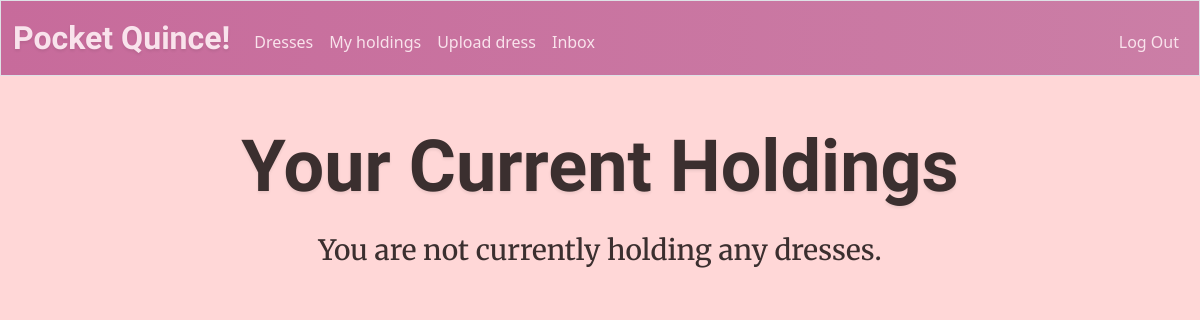
Before: /holdings (signed in) with the older database file.
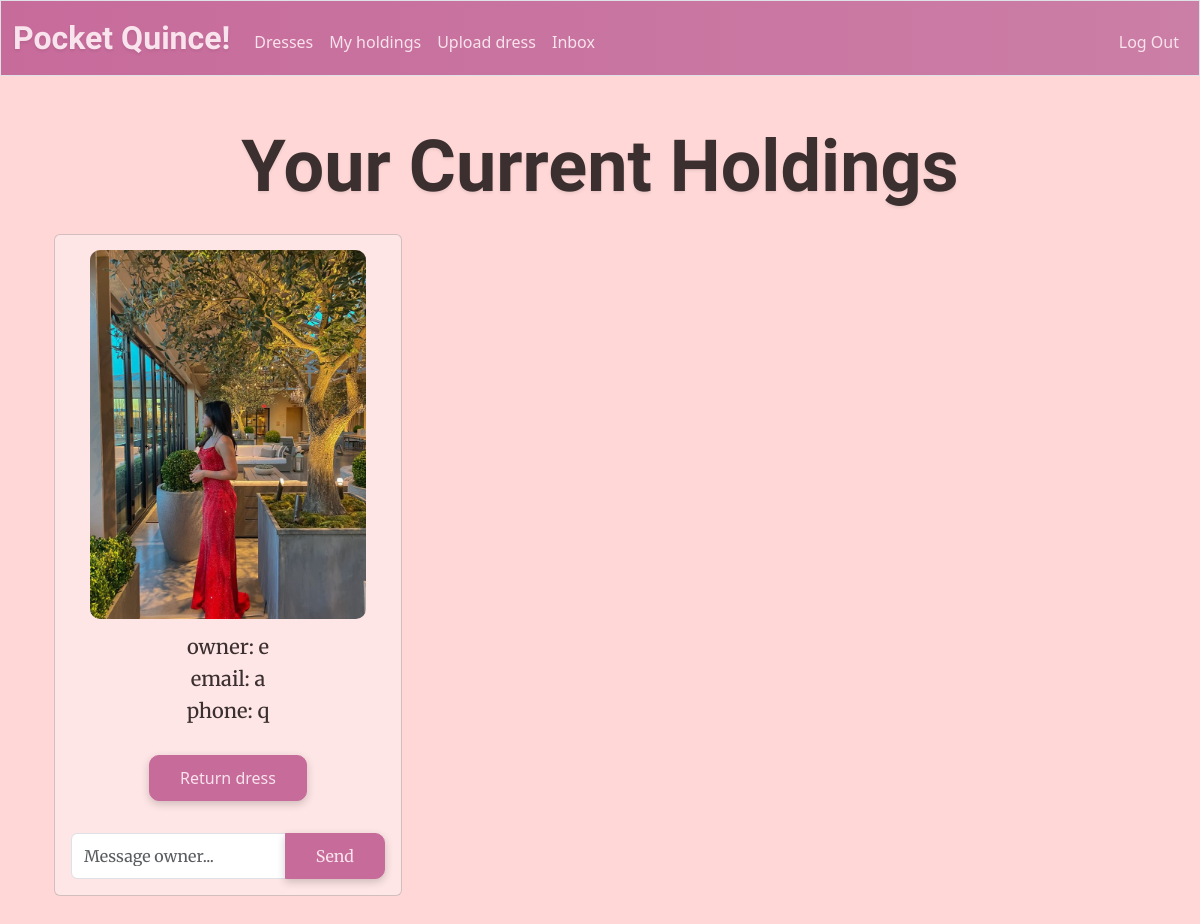
After: the same page with the newer database file.
### tables this page shows
CREATE TABLE holdings (
id INTEGER PRIMARY KEY AUTOINCREMENT NOT NULL,
user_id INTEGER NOT NULL,
dress_id INTEGER NOT NULL,
rent_start TEXT NOT NULL DEFAULT CURRENT_TIMESTAMP,
rent_end TEXT,
FOREIGN KEY (user_id) REFERENCES users(id),
FOREIGN KEY (dress_id) REFERENCES dresses(id)
);

CREATE TABLE dresses (
    id INTEGER PRIMARY KEY AUTOINCREMENT,
    size TEXT NOT NULL,
    color TEXT NOT NULL,
    owner INTEGER NOT NULL,
    image_url TEXT,
    time_posted TEXT NOT NULL DEFAULT CURRENT_TIMESTAMP,
    FOREIGN KEY (owner) REFERENCES users(id)
);

### app.py (the view)
@app.route("/holdings")
@login_required
def holdings():
    db = get_db() # Establish database connection to wardrobe.db
    holdingBuffer = db.execute("SELECT * FROM dresses JOIN holdings as h on dresses.id = h.dress_id WHERE h.user_id = ? AND h.rent_end IS NULL ORDER BY h.rent_start DESC", (session["user_id"],)).fetchall()
    holdings = [] # Empty list for all rented dresses
    for holding in holdingBuffer:
        holding = dict(holding)  # Convert Row object to dictionary not readonly to allow changes
        holding["owner_id"] = holding["owner"]
        owner = db.execute("SELECT username, email, phone FROM users WHERE id = ?", (holding["owner"],)).fetchone()
        holding["owner_name"] = owner["username"]
        holding["owner_email"] = owner["email"]
        holding["owner_phone"] = owner["phone"]
        holdings.append(holding) # Add updated dictionary to list
    return render_template("holdings.html", holdings=holdings)

### app.py (called while the page is built)
def get_db():
    if "db" not in g: # Check if database connection already exists
        g.db = sqlite3.connect(DATABASE) # Open database and store connection for reuse
        g.db.row_factory = sqlite3.Row # Enable dictionary-like row access for reading
    return g.db # Return database connection

@app.after_request
def after_request(response):
    response.headers["Cache-Control"] = "no-cache, no-store, must-revalidate"
    response.headers["Expires"] = 0
    response.headers["Pragma"] = "no-cache"
    return response

### help.py (called while the page is built)
def login_required(f):
    @wraps(f)
    def decorated_function(*args, **kwargs):
        if session.get("user_id") is None:
            return redirect("/login")
        return f(*args, **kwargs)
    return decorated_function

### templates/holdings.html (shortened to what this page needs)
{% extends "layout.html" %}
{% block main %}
    <h1 class = "imperial mb-4">Your Current Holdings</h1>
    {% if holdings|length == 0 %}
        <h3 class = "body-font">You are not currently holding any dresses.</h3>
    {% else %}
        <div class="container">
            <div class="row">
                {% for dress in holdings %}
                    <div class = "col-md-4 mb-4">
                        <div class = "card dress-card">
                            <img class = "catalogImage mx-auto d-block" src = "{{ dress['image_url'] }}" alt = "Dress image">
                            <div class = "card-body">
                                <h5 class = "body-font">{{ "owner: " + dress["owner_name"] }}</h5>
                                <h5 class = "body-font">{{ "email: " + dress["owner_email"]}}</h5>
                                <h5 class = "body-font">{{ "phone: " + dress["owner_phone"]}}</h5>
                                <form action = "/returnDress" method = "post">
                                    <br>
                                    <button class="btn btn-primary" type="submit">Return dress</button>
                                </form>
                                <br>
                                <form action="/messages" method="post" class="mt-2">
                                    <div class="input-group">
                                        <input type="text" name="body" class="form-control body-font" placeholder="Message owner..." required>
                                        <button type="submit" class="btn btn-primary btn-sm body-font">Send</button>
                                    </div>
                                </form>
                            </div>
                        </div>
                    </div>
                {% endfor %}
            </div>
        </div>
    {% endif %}
{% endblock %}

### templates/layout.html (shortened to what this page needs)
<!DOCTYPE html>
<html lang="en">
    <head>
        <link href="https://cdn.jsdelivr.net/npm/bootstrap@5.3.3/dist/css/bootstrap.min.css" rel="stylesheet">
        <link href="{{ url_for('static', filename='style.css') }}" rel="stylesheet">
    </head>
    <body>
        <nav class=" border navbar navbar-expand-md">
            <div class="container-fluid">
                <a id = "navTitle" class="navbar-brand imperial"  href="/"><span>Pocket Quince!</span></a>
                <div class="collapse navbar-collapse" id="navbar">
                    {% if session["user_id"] %}
                        <ul class="navbar-nav me-auto mt-2">
                            <li class="nav-item"><a class="nav-link" href="/catalog">Dresses</a></li>
                            <li class="nav-item"><a class="nav-link" href="/holdings">My holdings</a></li>
                            <li class="nav-item"><a class="nav-link" href="/upload">Upload dress</a></li>
                            <li class="nav-item"><a class="nav-link" href="/messages">Inbox</a></li>
                        </ul>
                        <ul class="navbar-nav ms-auto mt-2">
                            <li class="nav-item"><a class="nav-link" href="/logout">Log Out</a></li>
                        </ul>
                    {% else %}
                        <ul class="navbar-nav ms-auto mt-2">
                            <li class="nav-item"><a class="nav-link" href="/register">Register</a></li>
                            <li class="nav-item"><a class="nav-link" href="/login">Log In</a></li>
                        </ul>
                    {% endif %}
                </div>
            </div>
        </nav>
        <main class="container py-5 text-center">
            {% block main %}{% endblock %}
        </main>
    </body>
</html>

### static/style.css (style rules this page uses)
body { background-color: #FFD7D7; }
.imperial { font-family: 'Imperial Script', cursive; text-shadow: 0px 2px 3px rgba(0,0,0,0.08); font-weight: 700; font-size: 450%; color: #3B2F2F; }
.body-font { font-family: 'Merriweather', serif; color: #3B2F2F }
.btn-primary { background-color: #C76B9B; color: #F9E3EC; border-color: #C76B9B; font-size: 1rem; border-radius: 10px; padding: 10px 30px; box-shadow: 0px 3px 8px rgba(0, 0, 0, 0.2); }
#navTitle { color: #F9E3EC; }
.nav-link { color: #F9E3EC; }
nav .navbar-brand { font-size: xx-large; }
.navbar { background: linear-gradient(to right, #C76B9B, #cb7ea6) }
.catalogImage { width: 80%; height: 80%; object-fit: cover; object-position: center; border-radius: 10px; }
.dress-card { padding-top: 15px; height: 100% }
.card { background-color: #FFE6E6; }
form label, form button { background-color: #C76B9B; border: 1px #C76B9B; padding: 5px 10px; border-radius: 900px; box-shadow: 0px 3px 8px rgba(0, 0, 0, 0.2); font-size: 0.8rem; height: auto; display: inline-block; width: auto; cursor: pointer; }

Changed rows visible on the page:
added holdings: image_url (picture), owner_name "owner: e", owner_email "email: a", owner_phone "phone: q"
Other visible differences:
text no longer shown: "You are not currently holding any dresses."
